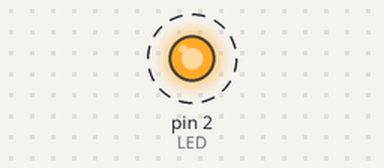
A sketch run on a simulated Arduino Uno, built with avr-gcc and run on an emulated ATmega328P. Shown: output pins drawn as LEDs (lit = HIGH). Dashed ring = blinking. What the sketch prints to the serial monitor is not drawn.

Above: at 0.5 s.
Timing chart, 0 to 4.6 s (numbered marks = the images above):
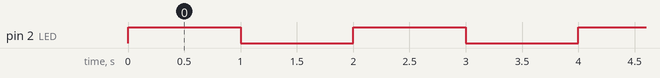

The sketch:

led.ino
```cpp
#define LED 2

void setup() {
  Serial.begin(115200);
  pinMode(LED, OUTPUT);
  Serial.println("Programma avviato, LED Blink...");

}

void loop() {
  digitalWrite(LED, HIGH);
  Serial.println("LED acceso");
  delay(1000);

  digitalWrite(LED, LOW);
  Serial.println("LED spento");
  delay(1000);

}
```

Measured:
- by itself, pin 2 (LED): alternates HIGH for 1.0 s and LOW for 1.0 s
